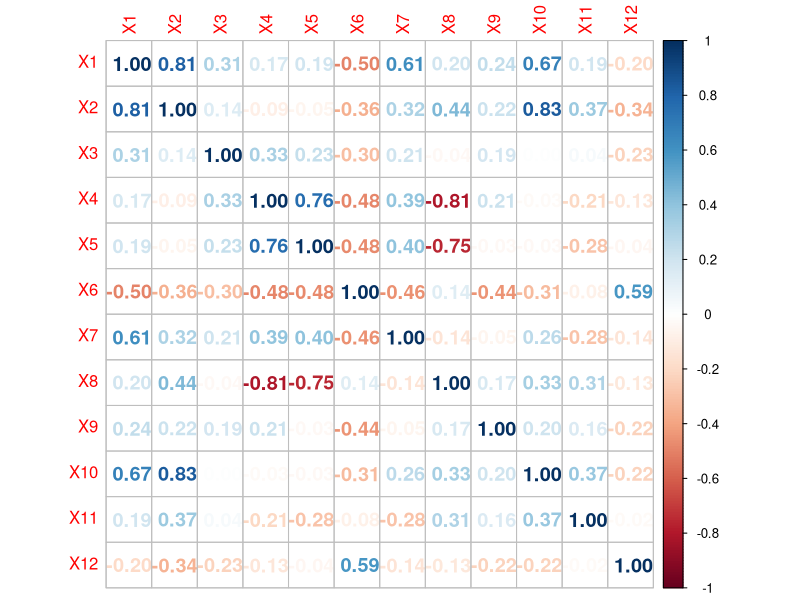
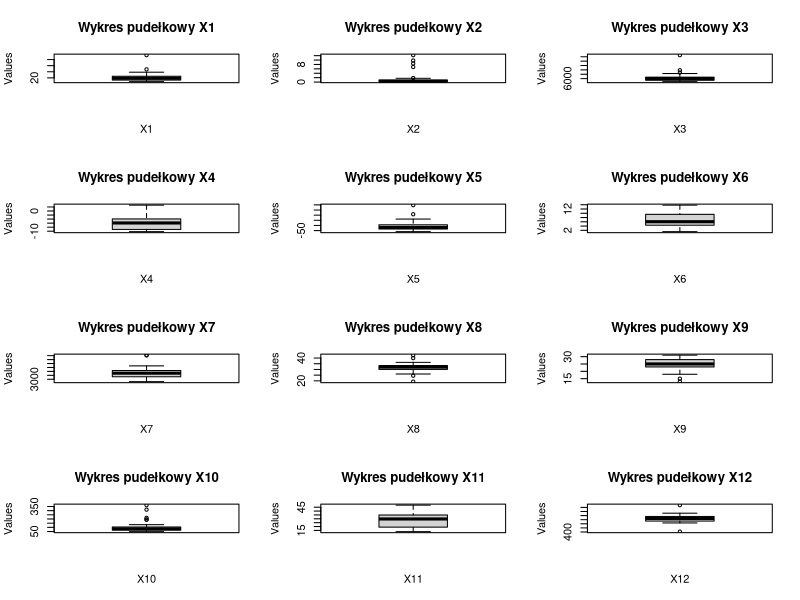
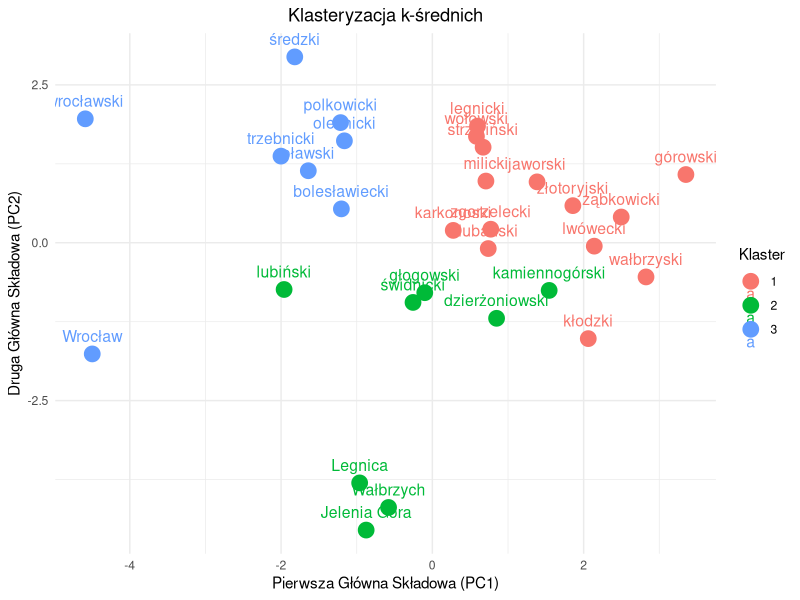
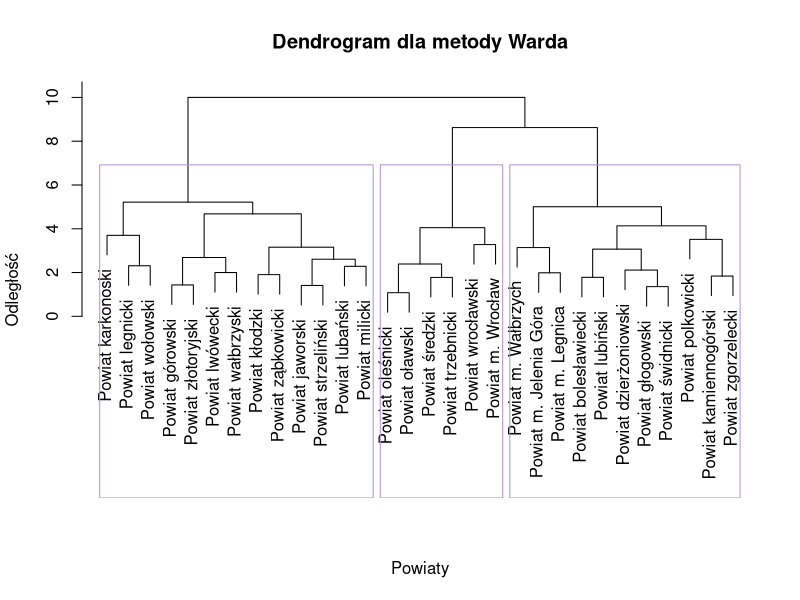

Here is the R script that generated these plots, in order:
library(readxl)
library(dplyr)
library(tidyr)
library(psych)
library(kableExtra)
library(corrplot)
library(writexl)
library(ggplot2)

dane <- read_excel("dane_gus.xlsx")
powiaty <- dane[[1]]
dane <- dane[,-1]
ostatnia_kolumna <- dane$Nazwy
dane <-dane[,-ncol(dane)]
  

cv <- apply(dane, 2, function(x) (sd(x, na.rm = TRUE) / mean(x, na.rm = TRUE))) 
tabela_statystyk <- data.frame(
  Średnia = round(apply(dane, 2, function(x) mean(x, na.rm = TRUE)), 3),
  Odchylenie_standardowe = round(apply(dane, 2, function(x) sd(x, na.rm = TRUE)), 3),
  Minimum = round(apply(dane, 2, function(x) min(x, na.rm = TRUE)), 3),
  Maksimum = round(apply(dane, 2, function(x) max(x, na.rm = TRUE)), 3),
  Skośność = round(apply(dane, 2, function(x) skew(x, na.rm = TRUE)), 3),
  Kurtoza = round(apply(dane, 2, function(x) kurtosi(x, na.rm = TRUE)), 3),
  Wsp_zmiennosci = round(cv, 3)
)


macierz_korelacji <- cor(dane)
corrplot(macierz_korelacji, method = 'number', number.cex = 1.2)

variables <- c("X1", "X2", "X3", "X4", "X5", "X6", "X7", "X8", "X9", "X10", "X11", "X12")


par(mfrow = c(4, 3))  

for (variable in variables) {
  boxplot(dane[[variable]], main = paste("Wykres pudełkowy", variable),
          xlab = variable, ylab = "Values")
}


dane1 <- read_excel("dane.xlsx")
dane1 <- dane1[,-1]
dane_zestandaryzowane <- scale(dane1)

for (i in 1:ncol(dane_zestandaryzowane)) {
  Q1 <- quantile(dane_zestandaryzowane[, i], 0.25)
  Q3 <- quantile(dane_zestandaryzowane[, i], 0.75)
  IQR <- Q3 - Q1
  
  dolny_was <- Q1 - 1.5 * IQR
  gorny_was <- Q3 + 1.5 * IQR
  
  dane_zestandaryzowane[dane_zestandaryzowane[, i] < dolny_was, i] <- dolny_was
  dane_zestandaryzowane[dane_zestandaryzowane[, i] > gorny_was, i] <- gorny_was
}

# 1. Metoda Standaryzowanych Sum
suma_zestandaryzowana <- rowSums(dane_zestandaryzowane)

suma_min <- min(suma_zestandaryzowana)
suma_max <- max(suma_zestandaryzowana)
znormalizowana_suma <- (suma_zestandaryzowana - suma_min) / (suma_max - suma_min)

wynik <- data.frame(Powiaty = powiaty, Metoda_Standaryzowanych_Sum = znormalizowana_suma)

# 2. Metoda Sumy Rang bez wag (rangi malejąco)

rangi <- apply(dane_zestandaryzowane, 2, function(x) rank(x, ties.method = "average"))
suma_rang <- rowSums(rangi)
wynik$Metoda_Sumy_Rang <- suma_rang

# 3. Metoda Hellwiga

wzorzec <- apply(dane_zestandaryzowane, 2, max)
odleglosci_od_wzorca <- apply(dane_zestandaryzowane, 1, function(x) sqrt(sum((x - wzorzec)^2)))
odleglosc_maksymalna <- max(odleglosci_od_wzorca)
wynik_hellwig <- 1 - (odleglosci_od_wzorca / odleglosc_maksymalna)
wynik$Metoda_Hellwiga <- wynik_hellwig



rankingi <- data.frame(
  Powiaty = powiaty,  
  Ranga_Hellwig = rank(-wynik_hellwig),  
  Ranga_SumaRang = rank(-suma_rang), 
  Ranga_StandaryzowaneSumy = rank(-znormalizowana_suma)

)

cor(rankingi[,-1], method = "kendall")

# Podział na grupy


srednie <- colMeans(wynik[,-1], na.rm = TRUE)
odchylenia <- sapply(wynik[,-1], sd)


przypisz_grupe <- function(ranga, srednia, odchylenie) {
  if (ranga >= (srednia + odchylenie)) {
    return("Grupa I (najwyższy poziom)")
  } else if (ranga >= srednia && ranga < (srednia + odchylenie)) {
    return("Grupa II (poziom ponadprzeciętny)")
  } else if (ranga >= (srednia - odchylenie) && ranga < srednia) {
    return("Grupa III (poziom poniżej przeciętnej)")
  } else {
    return("Grupa IV (najniższy poziom)")
  }
}


for (metoda in colnames(wynik)[-1]) {
  wynik[[paste0("Grupa_", metoda)]] <- sapply(wynik[[metoda]], przypisz_grupe, srednie[metoda], odchylenia[metoda])
}


write_xlsx(wynik, "wyniki_rankingow.xlsx")
write_xlsx(rankingi, "RANKINGI.xlsx")



#  Grupowanie 

pca <- prcomp(dane_zestandaryzowane, center = TRUE, scale. = TRUE)

pca_data <- as.data.frame(pca$x[, 1:2])
colnames(pca_data) <- c("PC1", "PC2")
k_klaster_kmeans <- kmeans(dane_zestandaryzowane, centers = 3)

pca_data$klaster_kmeans <- as.factor(k_klaster_kmeans$cluster)


pca_data$powiat <- ostatnia_kolumna 


ggplot(pca_data, aes(x = PC1, y = PC2, color = klaster_kmeans)) +
  geom_point(size = 5) + 
  geom_text(aes(label = powiat), vjust = -1, size = 4) +  
  labs(title = "Klasteryzacja k-średnich",
       x = "Pierwsza Główna Składowa (PC1)", 
       y = "Druga Główna Składowa (PC2)", 
       color = "Klaster") +
  theme_minimal() +
  theme(plot.title = element_text(hjust = 0.5))


dane_kmeans <- as.data.frame(dane)
dane_kmeans$Cluster_KMeans <- k_klaster_kmeans$cluster

kmeans_stats <- dane_kmeans %>%
  group_by(Cluster_KMeans) %>%
  summarise_all(list(mean = ~mean(.), sd = ~sd(.)))

print(kmeans_stats)

dev.off()

dystans <- dist(dane_zestandaryzowane, method = "euclidean")


hc <- hclust(dystans, method = "ward.D2")

plot(hc, labels = powiaty, main = "Dendrogram dla metody Warda", 
     xlab = "Powiaty", ylab = "Odległość", sub = "", cex = 1)

rect.hclust(hc, k = 3, border = "#B691D2")

dane_hierarchical <- as.data.frame(dane)
dane_hierarchical$Cluster_Hierarchical <- cutree(hc, k = 3)

hierarchical_stats <- dane_hierarchical %>%
  group_by(Cluster_Hierarchical) %>%
  summarise(across(everything(), list(mean = ~mean(.), sd = ~sd(.)), .names = "{.col}_{.fn}"))

print(hierarchical_stats)

write_xlsx(hierarchical_stats, "statystyki_hierarchiczne.xlsx")
